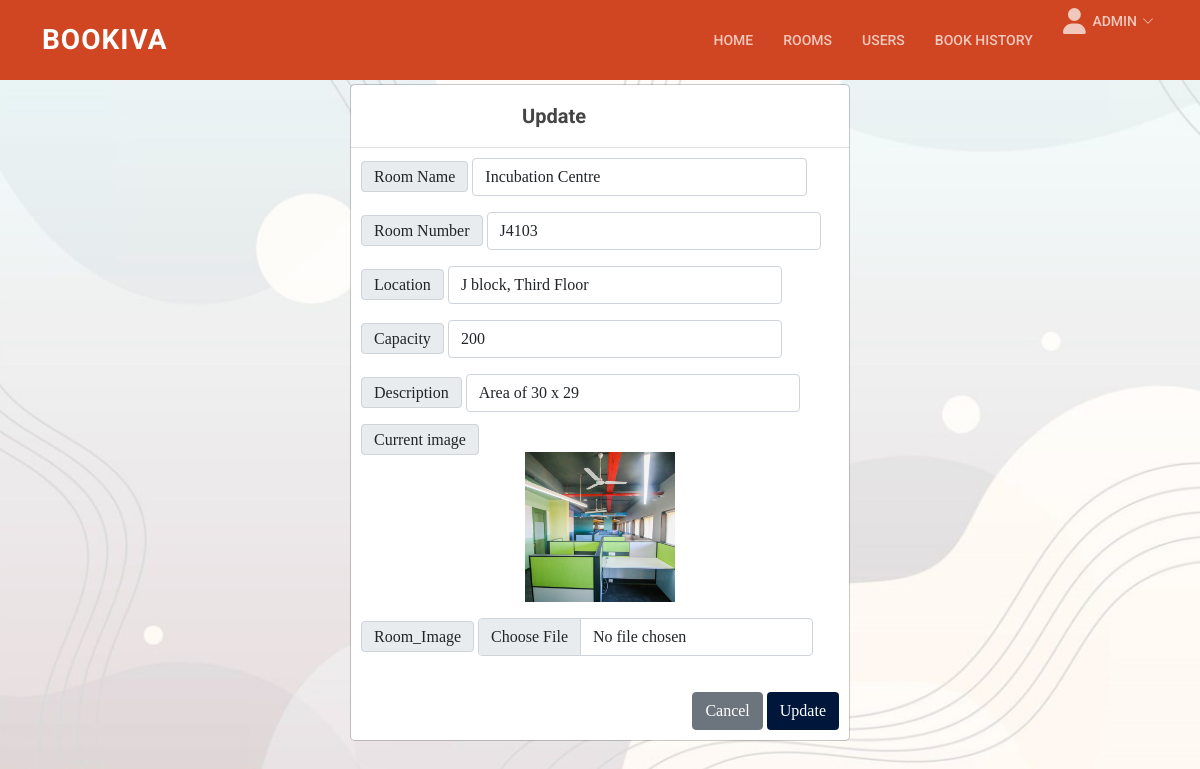
The page /admin/update-rooms.php?id=4&room_id=49 on the database its author committed.
### tables this page shows
CREATE TABLE `tbl_rooms` (
  `room_id` int(50) UNSIGNED NOT NULL,
  `capacity` int(50) NOT NULL,
  `location` varchar(250) NOT NULL,
  `description` char(250) NOT NULL,
  `img_name` varchar(250) DEFAULT NULL,
  `room_number` varchar(20) DEFAULT NULL,
  `room_name` varchar(225) DEFAULT NULL
);

### admin/update-rooms.php (the view, shortened to what this page needs)
<?php include('navbar.php')?>
<div class="modal-dialog modal-dialog-centered banner login animate__animated animate__fadeInDown" style="margin-top:7%;">
    <div class="modal-content">
                <?php
                if(isset($_GET['room_id'])){
                    $room_id1=$_GET['room_id'];
                    $sql1="SELECT * FROM tbl_rooms WHERE room_id='$room_id1'";
                    $res1=mysqli_query($conn,$sql1);
                    if($res1==True){
                        while($row=mysqli_fetch_assoc($res1)){
                            $room_name=$row['room_name'];
                            $room_number=$row['room_number'];
                            $capacity=$row['capacity'];
                            $location=$row['location'];
                            $description=$row['description'];
                            $img_name=$row['img_name'];
                        }
                    }
                }
                ?>
                <div class="modal-header">
                    <h5 class="modal-title fw-bold heading" id="exampleModalLabel1">Update</h5>
                </div>
                <form method="post" enctype="multipart/form-data">
                    <div style="padding:10px;">
                        <div class="mb-3">
                            <span class="input-group-text" id="basic-addon1" style="display:inline!important;margin-right:0px;">Room Name</span>
                            <input type="text" class="form-control" name="roomname" value="<?php echo $room_name; ?>" aria-describedby="basic-addon1" style="display:inline !important;width:70%;"/>
                        </div>
                        <div class="mb-3">
                            <span class="input-group-text" id="basic-addon1" style="display:inline!important;margin-right:0px;">Room Number</span>
                            <input type="text" class="form-control" name="roomnum" value="<?php echo $room_number; ?>" aria-describedby="basic-addon1" style="display:inline !important;width:70%;"/>
                        </div>
                        <div class="mb-3">
                            <span class="input-group-text" id="basic-addon1" style="display:inline!important;margin-right:0px;">Location</span>
                            <input type="text" class="form-control"  name="Location" value="<?php echo $location; ?>" aria-describedby="basic-addon1" style="display:inline!important;width:70%;"/>
                        </div>
                        <div class="mb-3">
                            <span class="input-group-text" id="basic-addon1" style="display:inline!important;margin-right:0px;">Capacity</span>
                            <input type="text" class="form-control" name="Capacity" value="<?php echo $capacity; ?>" aria-describedby="basic-addon1" style="display:inline!important;width:70%;"/>
                        </div>
                        <div class="mb-3">
                            <span class="input-group-text" id="basic-addon1" style="display:inline!important;margin-right:0px;">Description</span>
                            <input type="text" class="form-control" name="Description" value="<?php echo $description; ?>" aria-describedby="basic-addon1" style="display:inline!important;width:70%;"/>
                        </div>
                        <div class="mb-3">
                            <span class="input-group-text" id="basic-addon1" style="display:inline!important;margin-right:0px;">Current image</span>
                            <span style="display:inline!important;width:70%;"><img src="../images/<?php echo $img_name; ?>" alt="<?php echo $img_name; ?>" width="150px" height="150px" style="margin:auto;display:block;"></img></span>
                        </div>
                        <div class="mb-3">
                            <span class="input-group-text" id="basic-addon1" style="display:inline!important;margin-right:0px;">Room_Image</span>
                            <input type="file" class="form-control" placeholder="Roomimage" name="image" value="" style="display:inline!important;width:70%;"/>
                        </div>
                    </div>
                    <div style="float:right;margin:10px;">
                    <a class="btn btn-secondary"  href='rooms.php?id=<?php echo $id; ?>'>Cancel</a>
                        <input type="Submit" value="Update" class="btn" name="update" style="background-color: rgba(0,22,59,255) !important;color:white">
                    </div>
                </form>
            </div>
        </div>
</body>
</html>

### admin/assets/css/style.css (style rules this page uses)
body { font-family: "Open Sans", sans-serif; color: #444444; }
a { color: #5c9f24; text-decoration: none; }
h1, h2, h3, h4, h5, h6 { font-family: "Roboto", sans-serif; }
.modal-title { margin-left: 155px; }

### rows shown on the page
tbl_rooms: roomname "Incubation Centre", roomnum "J4103", Location "J block, Third Floor", Capacity "200", Description "Area of 30 x 29", img_name (picture)
